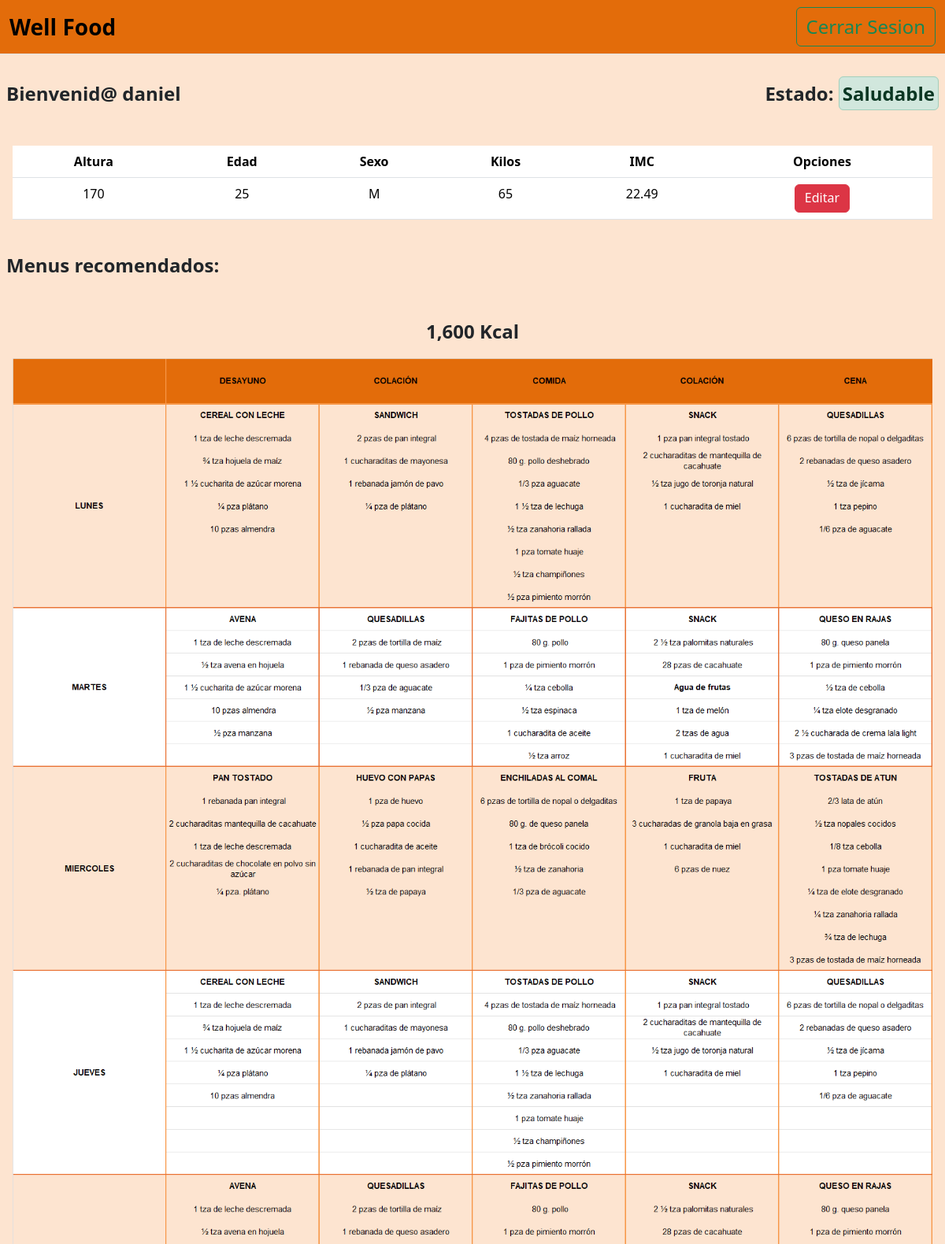
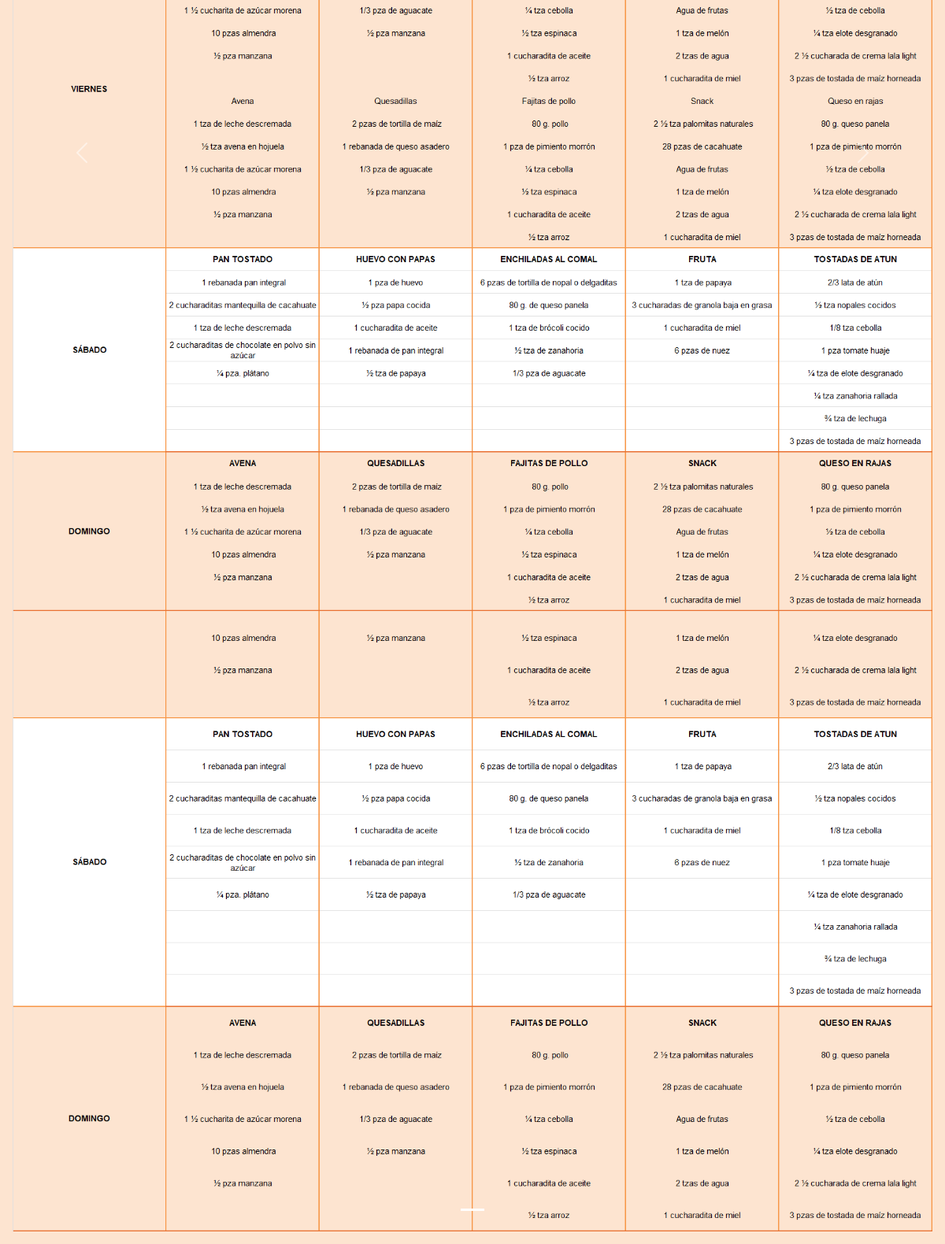
/dashboard (signed in), run on the app's committed database (2 pictures, top to bottom).
### tables this page shows
CREATE TABLE metric
( metric_id INTEGER PRIMARY KEY AUTOINCREMENT,
  user_id INTEGER,
  altura INTEGER NOT NULL,
  edad INTEGER NOT NULL,
  sexo VARCHAR(1) NOT NULL, kilos INTEGER NOT NULL,
  CONSTRAINT fk_users
    FOREIGN KEY (user_id)
    REFERENCES users(user_id)
);

### app.py (the view)
@app.route('/dashboard', methods=["GET", "POST"])
def dashboard():
  if 'user_id' in session:
    user = con.execute('SELECT * FROM users WHERE user_id = ?', (session['user_id'], )).fetchone()
    msg = 'Bienvenid@ '+user[1]
    metrics = con.execute('SELECT * FROM metric WHERE user_id = ?', (session['user_id'], )).fetchone()
    if metrics != None:
      imc = float((metrics[5]) / (metrics[2]/100)**2)
      if imc > 18.5 and imc < 24.9:
        oper = [0,"Saludable",metrics[4]]
      elif imc > 25 and imc < 29.9:
        oper = [1,"Sobrepeso",metrics[4]]
      elif imc > 30:
        oper = [2,"Obesidad",metrics[4]]
    if metrics == None:
      return redirect(url_for('info'))
    return render_template('dashboard.html', username=user[1], msg=msg, metrics=metrics, imc=("%.2f" % imc), oper=oper)
  return redirect(url_for('login'))

### templates/dashboard.html (shortened to what this page needs)
<!DOCTYPE html>
<html lang="en">
<head>
  <link rel="stylesheet" type="text/css" href="{{ url_for('static',filename='styles/styles.css') }}">
  <link href="https://cdn.jsdelivr.net/npm/bootstrap@5.3.3/dist/css/bootstrap.min.css" rel="stylesheet">
</head>
<body class="orange">
  <nav class="navbar title border-bottom border-body">
    <div class="container-fluid color-lightdark">
      <span class="navbar-brand mb-0 fs-3 fw-bold">Well Food</span>
      <form class="d-flex" role="button">
        <button type="button" class="fs-4 btn btn-outline-success" onclick="location.href='{{ url_for('home') }}'">Cerrar Sesion</button>
      </form>
    </div>
  </nav>
  <div class="d-flex justify-content-between p-2 fs-4 fw-bold">
    <div class="mt-4">{{ msg }}</div>
    {% if metrics != None %}
      {% if oper[1] == 'Saludable' %}
      <div class="mt-4">Estado: <span class="alert alert-success p-1">{{oper[1]}}</span> </div>
      {% endif %}
    {% endif %}
  </div>
  {% if metrics != None %}
    <div class="p-3 vh-30 mt-4 text-center">
      <table class="table">
        <thead class="">
          <tr class="">
            <th scope="col">Altura</th>
            <th scope="col">Edad</th>
            <th scope="col">Sexo</th>
            <th scope="col">Kilos</th>
            <th scope="col">IMC</th>
            <th scope="col">Opciones</th>
          </tr>
        </thead>
        <tbody class="">
          <tr class="">
            <td>{{ metrics[2] }}</td>
            <td>{{ metrics[3] }}</td>
            <td>{{ metrics[4] }}</td>
            <td>{{ metrics[5] }}</td>
            <td>{{ imc }}</td>
            <td>
              <a href="/dashboard/delete/{{ metrics.1 }}" class="btn btn-danger pt-1">Editar</a>
            </td>
          </tr>
        </tbody>
      </table>
    </div>
  {% endif %}
  <nav class="fs-4 fw-bold p-2"> Menus recomendados:</nav>
  {% if oper[0] == 0 %}
  <div class="orange p-3 vh-30 mt-4 text-center">
    <div id="carouselExampleIndicators" class="carousel slide">
      <div class="carousel-indicators">
        <button type="button" data-bs-target="#carouselExampleIndicators" data-bs-slide-to="0" class="active" aria-current="true" aria-label="Slide 1"></button>
      </div>
      <div class="carousel-inner">
        <div class="carousel-item active">
          <p class="fs-4 fw-bold">1,600 Kcal</p>
          <img src="/static/saludable/menu7.png" class="d-block w-100" alt="...">
        </div>
      </div>
      <button class="carousel-control-prev" type="button" data-bs-target="#carouselExampleIndicators" data-bs-slide="prev">
        <span class="carousel-control-prev-icon" aria-hidden="true"></span>
      </button>
      <button class="carousel-control-next" type="button" data-bs-target="#carouselExampleIndicators" data-bs-slide="next">
        <span class="carousel-control-next-icon" aria-hidden="true"></span>
      </button>
    </div>
  </div>
  {% endif %}
</body>
</html>

### static/styles/styles.css (style rules this page uses)
.orange { background-color: #FDE4D0; }
.title { background-color: #E36C0A; }

### data on the page
metric: altura "170", edad "25", sexo "M", kilos "65"

### other printed values
{{ msg }} "Bienvenid@ daniel"
{{ oper[1] }} "Saludable"
{{ imc }} "22.49"
